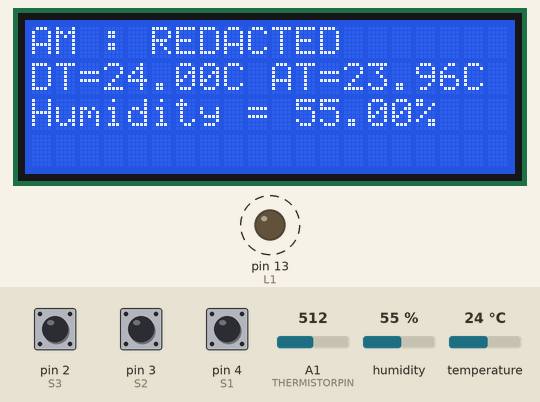
Simulated run of this sketch. Board: Arduino Uno, built with avr-gcc and run on an emulated ATmega328P. On the bench: 20×4 character LCD, output pins drawn as LEDs (lit = HIGH). Dashed ring = blinking. The test bench sets the inputs (shaded band); at power-on: pin 2 (S3) HIGH, pin 4 (S1) HIGH, humidity 55 %, A1 (THERMISTORPIN) = 512, pin 3 (S2) HIGH, temperature 24 °C. Pins used as bus, display or sensor lines are not drawn.

Above: at 1.5 s.
1.6 s: pin 2 (S3) pulled LOW for 1 s
At 2.2 s:
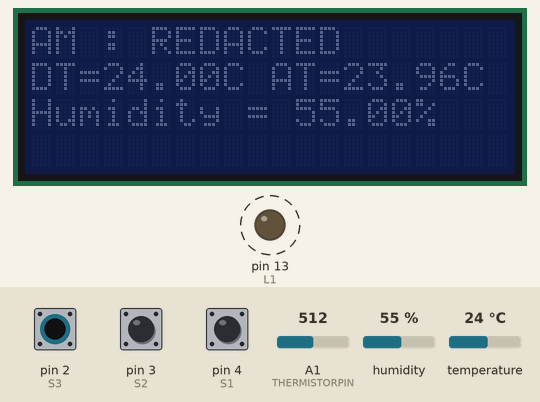
4.1 s: pin 4 (S1) pulled LOW for 1 s
At 4.5 s:
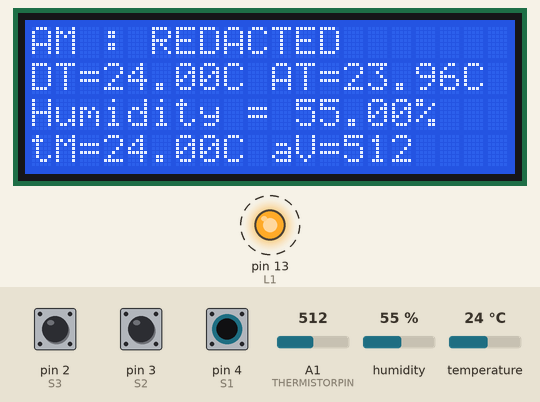
6.6 s: humidity set to 22 %
At 10.16 s:
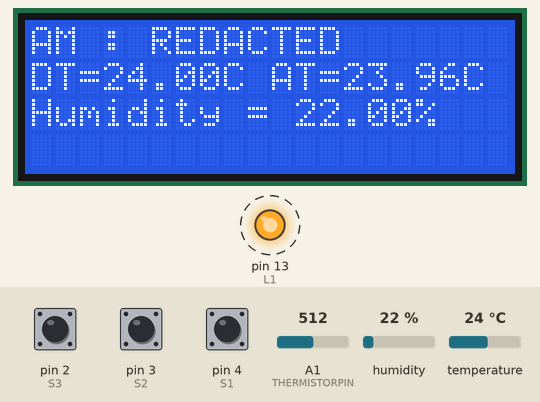
10.9 s: A1 (THERMISTORPIN) set to 716
At 11.57 s:
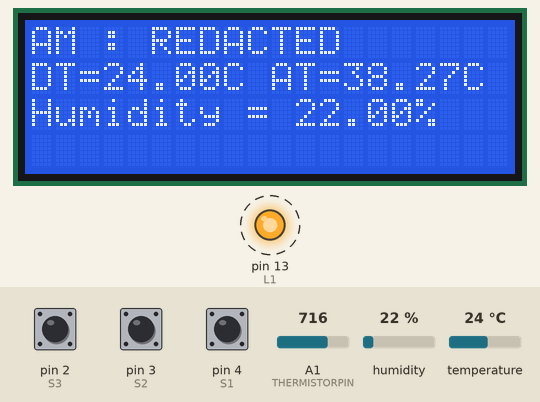
12.9 s: A1 (THERMISTORPIN) set to 0
At 15.4 s:
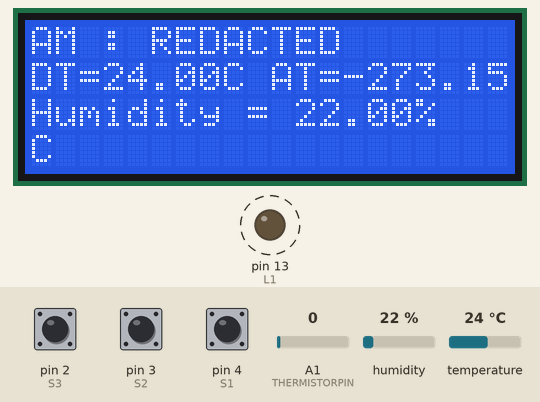
20.4 s: pin 4 (S1) pulled LOW for 3.2 s
At 22.6 s:
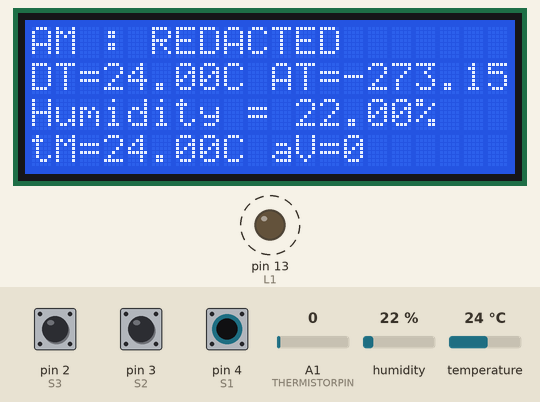
Timing chart, 0 to 26.1 s (numbered marks = the images above; inputs shaded):
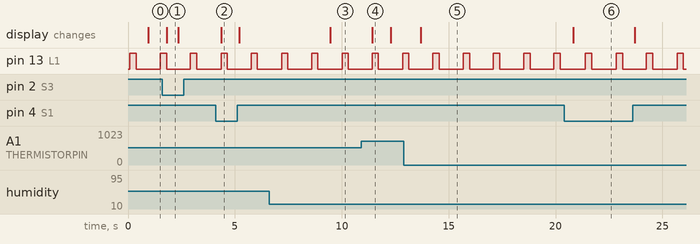

The sketch:

TAH_device_final.ino
```cpp
#include "DHT.h"
#include <Wire.h>
#include <LiquidCrystal_I2C.h>
LiquidCrystal_I2C lcd(0x27,20,4);

#define ATPIN 2

#define DHTPIN 5 // DHT sensor pin 2

#define THERMISTORPIN 1 // This is an Analog pin

#define DHTTYPE DHT11

#define L1 13 // LED 1 pin 13

#define S1 4 // Button 1 pin 4 : shows TMAX

#define S2 3 // Button 2 pin 3 : Hardware Reset

#define S3 2 // Button 3 pin 2 : Toggles backlight

#define RESET_PIN 9

DHT dht(DHTPIN, DHTTYPE);

float tMAX = -9999;
bool backlight_state;

unsigned long lastdebounce = 0;
unsigned long deboucne_delay_ms = 200;

unsigned long LED_ms = 1000;
unsigned long Backlight_toggle_ms = 100;

unsigned long lastled = 0;
unsigned long lastbacklight = 0;

void setup()
{
  digitalWrite(RESET_PIN, HIGH);
  pinMode(RESET_PIN, OUTPUT);
  pinMode(L1, OUTPUT);
  pinMode(S1, INPUT_PULLUP);
  pinMode(S2, INPUT_PULLUP);
  pinMode(S3, INPUT_PULLUP);

  attachInterrupt(digitalPinToInterrupt(S2), resetInterrupt, CHANGE); // interrupt for Reset

  lcd.init(); // start LCD display

  lcd.backlight(); // turn on backlight
  backlight_state = true;
  Serial.begin(9600);

  lcd.setCursor(1,0);
  lcd.print("Starting...");

  dht.begin();
}

// formula and code from :
// https://www.jameco.com/z/NTC-103-R-Thermistor-NTC-K-10-10k-Ohm_207037.html
// modified Beta value according to my thermistor from https://product.tdk.com/system/files/dam/doc/product/sensor/ntc/ntc_assy/catalog/sensor_ntc-thermistor_assembly_en.pdf?ref_disty=mouser
float readAnalogTemp()
{
    const float invBeta = 1.00 / 3988.00;   // replace "Beta" with beta of thermistor

    const  float adcMax = 1023.00;
    const float invT0 = 1.00 / 298.15;   // room temp in Kelvin

    int adcVal, i, numSamples = 5;
    float  K, C;

    adcVal = 0;
    for (i = 0; i < numSamples; i++)
    {
      adcVal = adcVal + analogRead(THERMISTORPIN);
      delay(100);
    }
    adcVal = adcVal / 5;
    K = 1.00 / (invT0 + invBeta * (log ( adcMax / (float) adcVal - 0.95)));
    C = K - 273.15; // convert to Celsius
    return C;
}

void loop()
{
  if (timer(lastled, LED_ms))
  {
    digitalWrite(L1, HIGH); // blink LED
    delay(300);
    digitalWrite(L1, LOW);
  }
  if (timer(lastbacklight, Backlight_toggle_ms) && digitalRead(S3) == LOW)
  {
      if (backlight_state)
      {
        lcd.noBacklight();
      }
      else
      {
        lcd.backlight();
      }

      backlight_state = !backlight_state;
  }

  float h = dht.readHumidity();
  float t = dht.readTemperature();
  float analogt = readAnalogTemp();

  if (t > tMAX) { tMAX = t; }

  if (isnan(h) || isnan(t)) { // if h or t are null, dont print on LCD
    Serial.println("Failed to read from DHT sensor!");
    return;
  }

  lcd.clear();

  lcd.setCursor(0,0); // change cursor on LCD display (columns,rows)
  lcd.print("AM : REDACTED");
  lcd.setCursor(0,1);
  lcd.print("DT=" + String(t) + "C " + "AT=" + String(analogt) + "C");
  lcd.setCursor(0,2);
  lcd.print("Humidity = " + String(h) + "%");

  if (digitalRead(S1) == LOW) // if S1 is held down, print max temp
  {
    lcd.setCursor(0,3);
    lcd.print("tM=" + String(tMAX) + "C " + "aV="+ String(analogRead(THERMISTORPIN))); // print max temp from DHT11 and analog reading of thermistor
  }

}

bool timer(unsigned long & targetms, unsigned long threshold)
{
  if (targetms == 0 || (millis() - targetms) > threshold)
  {
    targetms = millis();
    return true;
  }
  return false;
}

void resetInterrupt()
{
  digitalWrite(RESET_PIN, LOW); // hardware reset with interrupt
}
```

Measured:
- after the input at 1.6 s, the display: changes after 0.20 s (image 1)
- after the input at 4.1 s, the display: changes after 0.25 s (image 2)
- after the input at 6.6 s, the display: changes after 2.9 s (image 3)
- after the input at 10.9 s, the display: changes after 0.52 s (image 4)
- after the input at 12.9 s, the display: changes after 0.80 s (image 5)
- after the input at 20.4 s, the display: changes after 0.42 s (image 6)
- by itself, pin 13 (L1): alternates HIGH for 0.30 s and LOW for 1.1 s
